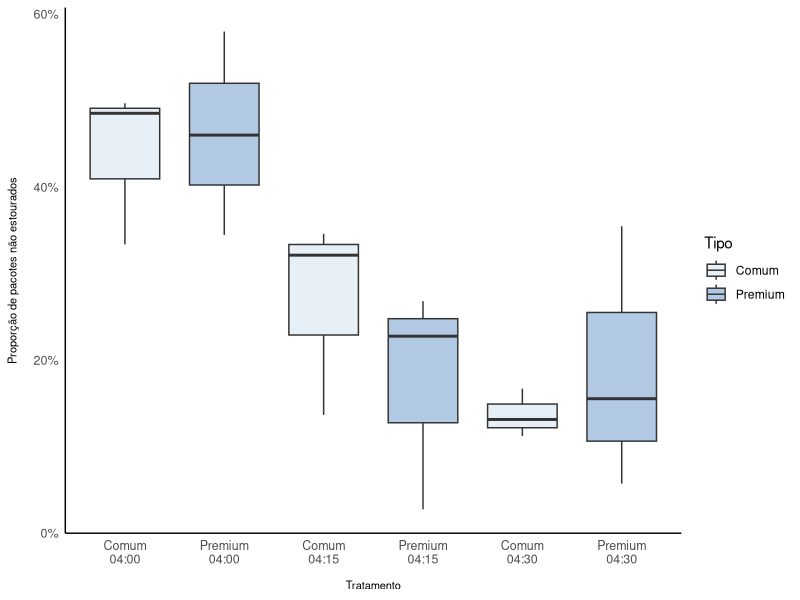
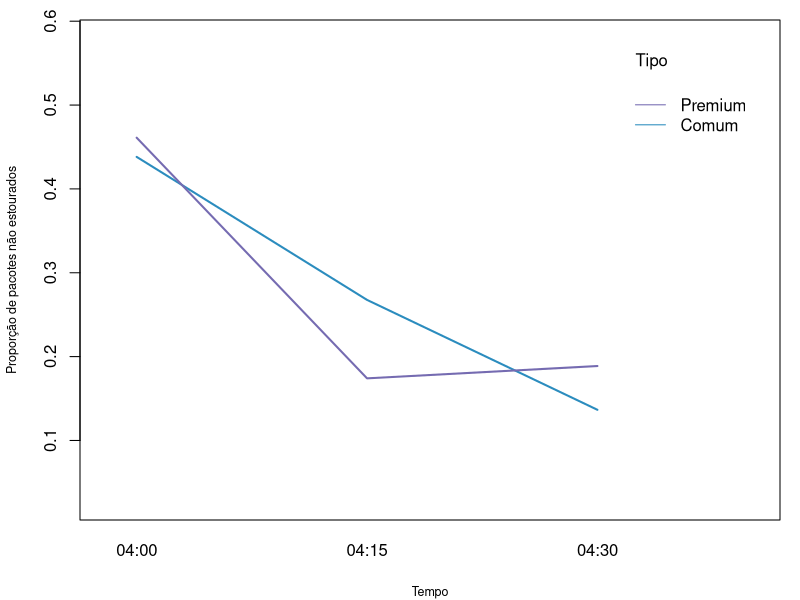
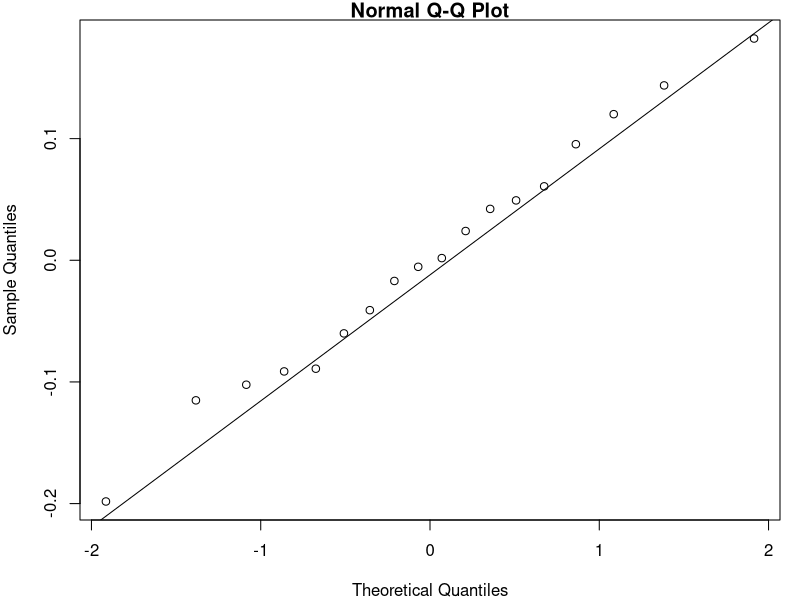
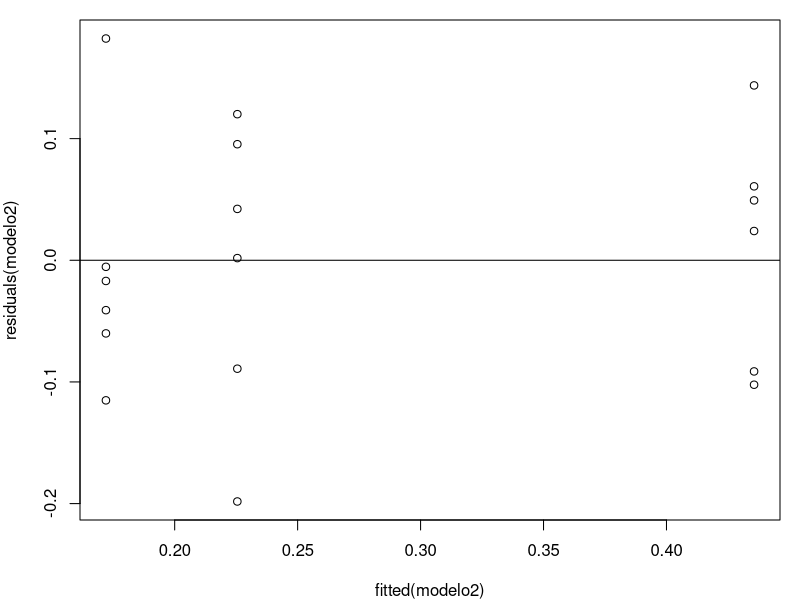

Source code (R) for these figures, in order:
## ---- chunk 1
#| message: false
#| warning: false
#| include: false

library(dplyr)
library(car)
library(MASS)
library(lme4)
library(knitr)
library(kableExtra)
library(ggplot2)
library(RColorBrewer)
library(lmerTest)

set.seed(21062026)

dados <- data.frame(
  Tempo = c(
    "04:00","04:00","04:00",
    "04:00","04:00","04:00",
    "04:15","04:15","04:15",
    "04:15","04:15","04:15",
    "04:30","04:30","04:30",
    "04:30","04:30","04:30"),
  Tipo = c(
    "Comum","Comum","Comum",
    "Premium","Premium","Premium",
    "Comum","Comum","Comum",
    "Premium","Premium","Premium",
    "Comum","Comum","Comum",
    "Premium","Premium","Premium"),
  Pacote = c(
    5,3,2,
    2,5,4,
    2,1,3,
    1,2,3,
    4,3,5,
    5,4,1),
  qtd_antes = c(
    132,139,132,
    126,122,124,
    136,132,134,
    132,127,147,
    144,145,134,
    123,127,129),
  qtd_nao_estourou = c(
    64,69,44,
    73,42,57,
    47,18,43,
    30,34,4,
    24,19,15,
    7,45,20)
)

# Transformando variáveis em fatores
dados$Tempo <- factor(dados$Tempo)
dados$Tipo <- factor(dados$Tipo)
dados$Pacote <- factor(dados$Pacote)

# Criando a variável resposta (proporção)
dados$prop_nao_estourou <- dados$qtd_nao_estourou / dados$qtd_antes
## ---- chunk 2
#| echo: false
#| message: false
#| warning: false
#| fig-cap: "Boxplot das combinações dos dois fatores (Tratamento)"
#| label: fig-boxplot
#| fig-height: 3
#| fig-width: 6
#| fig-pos: "H"
#| fig-align: "center" 


ggplot(
  dados,
  aes(
    x = interaction(Tipo, Tempo, sep = "\n"),
    y = prop_nao_estourou,
    fill = Tipo
  )
) +
  geom_boxplot(width = 0.7, alpha = 0.8) +
  scale_fill_brewer(palette = "BuPu") +
  scale_y_continuous(
    labels = scales::label_percent(accuracy = 1)
  ) +
  labs(
    x = "Tratamento",
    y = "Proporção de pacotes não estourados",
    fill = "Tipo"
  ) +
  theme_minimal() +
  theme(
    legend.position = "right",
    plot.title = element_text(hjust = 0.5, face = "bold"),
    axis.text.x = element_text(size = 9),
    axis.text.y = element_text(size = 9),
    axis.title.x = element_text(margin = margin(t = 10), size = 8),
    axis.title.y = element_text(margin = margin(r = 10), size = 8),
    panel.grid.major = element_blank(),
    panel.grid.minor = element_blank(),
    axis.line.x = element_line(color = "black"),
    axis.line.y = element_line(color = "black")
  )
## ---- chunk 3
#| echo: false
#| message: false
#| warning: false
#| fig-cap: "Gráfico de Interação"
#| label: fig-inter
#| fig-height: 3
#| fig-width: 6.6
#| fig-pos: "H"
#| fig-align: "center" 

par(mar = c(4, 4, 1, 1)) 

interaction.plot(
  x.factor = dados$Tempo,
  trace.factor = dados$Tipo,
  response = dados$prop_nao_estourou,
  
  col = c("#2B8CBE", "#756BB1"),
  lty = 1,
  lwd = 2,
  pch = 19,
  
  xlab = "Tempo",
  ylab = "Proporção de pacotes não estourados",
  trace.label = "Tipo",
  
  ylim = range(dados$prop_nao_estourou),
  
  main = "",
  cex.lab = 0.75
)
## ---- chunk 4
#| message: false
#| warning: false
#| include: false

modelo2 <- lmer(prop_nao_estourou~(1|Tipo)+(1|Tempo)+(1|Tipo:Tempo), data=dados, REML=TRUE)
summary(modelo2)
## ---- chunk 5
#| label: tbl-var
#| echo: false
#| message: false
#| warning: false
#| tbl-cap: "Componentes de variância do modelo - Efeitos Aleatórios"
#| tbl-pos: H

tabela_re <- data.frame(
  Grupo = c("Tipo:Tempo", "Tempo", "Tipo", "Residual"),
  Variancia = c(0.00000, 0.02114, 0.00000, 0.01127),
  Desvio_Padrao = c(0.0000, 0.1454, 0.0000, 0.1061)
)

names(tabela_re) <- c("Grupo", "Variância", "Desvio Padrão")

linha_extra <- data.frame(
  Grupo = "Estrutura do modelo: 18 observações | 6 grupos Tipo:Tempo | 3 níveis Tempo | 2 níveis Tipo",
  Variancia = "",
  Desvio_Padrao = ""
)

names(linha_extra) <- c("Grupo", "Variância", "Desvio Padrão")

tabela_final <- rbind(tabela_re, linha_extra)

kbl(
  tabela_final,
  booktabs = TRUE,
  align = c("c", "c", "c")
) %>%
  kable_styling(
    latex_options = c("hold_position", "striped"),
    full_width = FALSE,
    position = "center"
  ) %>%
  row_spec(
    nrow(tabela_final),
    bold = TRUE,
    extra_latex_after = "\\hline"
  ) %>%
  column_spec(1, width = "10cm")
## ---- chunk 6
#| label: tbl-teste
#| echo: false
#| message: false
#| warning: false
#| tbl-cap: Teste dos efeitos Aleatórios - Anova-Like
#| tbl-pos: H

rand(modelo2)

## ---- chunk 7
#| label: tbl-ics
#| echo: false
#| message: false
#| warning: false
#| tbl-cap: "Intervalos de confiança para as Componentes de Variância (95%)"
#| tbl-pos: H

vc <- as.data.frame(VarCorr(modelo2))

boot_fun <- function(fit) {
  vc <- as.data.frame(VarCorr(fit))
  return(vc$vcov)
}

boot_res <- bootMer(
  modelo2,
  FUN = boot_fun,
  nsim = 1000,
  type = "parametric"
)

IC <- apply(boot_res$t, 2, quantile, probs = c(0.025, 0.975))

tabela_ic <- data.frame(
  Componente = c("Tipo", "Tempo", "Tipo:Tempo", "Residual"),
  Variancia_REML = c(0, 0.02113972, 0, 0.01126635),
  Inf. = c(0, 0, 0, 0.004002129),
  Sup. = c(0.006820386, 0.07517679, 0.004685372, 0.019403556)
)

kable(tabela_ic,
      format = "latex",
      booktabs = TRUE,
      digits = 6) %>%
  kable_styling(latex_options = c("hold_position", "striped"))
## ---- chunk 8
#| label: tbl-iccic
#| echo: false
#| message: false
#| warning: false
#| tbl-cap: "Coeficiente de correlação intraclasse (ICC) e intervalos de confiança bootstrap (95%)"
#| tbl-pos: H

vc <- as.data.frame(VarCorr(modelo2))

vars <- vc$vcov
names(vars) <- vc$grp

var_total <- sum(vars)

ICC <- vars / var_total

prop_boot <- boot_res$t / rowSums(boot_res$t)

ICC_CI <- apply(prop_boot, 2, quantile, probs = c(0.025, 0.975))

tabela_icc <- data.frame(
  Componente = c("Tipo", "Tempo", "Tipo:Tempo", "Residual"),
  ICC = c(0.0000000, 0.6523382, 0.0000000, 0.3476618),
  IC_2.5 = c(0.0000000, 0.0000000, 0.0000000, 0.08183746),
  IC_97.5 = c(0.2841596, 0.9004562, 0.1851642, 1.00000000)
)

kable(tabela_icc,
      format = "latex",
      booktabs = TRUE,
      digits = 4) %>%
  kable_styling(latex_options = c("hold_position", "striped"))

## ---- chunk 9
#| echo: false
#| message: false
#| warning: false
#| fig-cap: QQ Plot dos resíduos do modelo
#| fig-width: 5
#| fig-height: 3
#| fig-pos: "H"
#| label: fig-qqplot

par(mar = c(4, 4, 1, 1)) 

qqnorm(resid(modelo2))
qqline(resid(modelo2))
## ---- chunk 10
#| message: false
#| warning: false
#| include: false

shapiro.test(residuals(modelo2))
## ---- chunk 11
#| echo: false
#| message: false
#| warning: false
#| fig-cap: Resíduos X valores Ajustados
#| fig-width: 5
#| fig-height: 3.25
#| fig-pos: "H"
#| label: fig-res

par(mar = c(4, 4, 1, 1)) 
plot(fitted(modelo2), residuals(modelo2))
abline(h=0)
## ---- chunk 12
#| label: tbl-casu
#| echo: false
#| message: false
#| warning: false
#| tbl-cap: Ordem da Casualização
#| tbl-pos: H

dados_tab <- data.frame(
  Tempo = c("04:15","04:00","04:15","04:15","04:15","04:30",
            "04:30","04:30","04:00","04:00","04:15","04:30",
            "04:00","04:30","04:30","04:00","04:15","04:00"),
  
  Pacote = c("Comum_2","Comum_5","Comum_1","Premium_1","Comum_3","Comum_4",
             "Premium_5","Premium_4","Premium_2","Comum_3","Premium_2","Comum_3",
             "Premium_5","Comum_5","Premium_1","Comum_2","Premium_3","Premium_4")
)

kable(dados_tab,
      format = "latex",
      booktabs = TRUE,
      align = "c") %>%
  kable_styling(latex_options = c("hold_position", "striped"))
## ---- chunk 13
#| label: tbl-coleta
#| echo: false
#| message: false
#| warning: false
#| tbl-cap: Dados coletados
#| tbl-pos: H

dados %>% 
  mutate(
    `Proporção` = sprintf("%.2f%%", 100 * prop_nao_estourou)
  ) %>% 
  dplyr::select(
    Tempo,
    Tipo,
    Pacote,
    `Antes` = qtd_antes,
    `Não estourou` = qtd_nao_estourou,
    Proporção
  ) %>% 
  kbl(
    booktabs = TRUE,
    align = c("c", "c", "c", "r", "r", "r")
  ) %>% 
  kable_styling(
    latex_options = c("HOLD_position", "striped"),
    full_width = FALSE,
    position = "center"
  )
## ---- chunk 14
#| label: tbl-descritivas
#| echo: false
#| message: false
#| warning: false
#| tbl-cap: "Estatísticas Descritivas - Proporção de não estourados"
#| tbl-pos: H

estatisticas <- dados %>%
    group_by(Tipo,Tempo) %>%
    summarise( n=n(),
        media=mean(prop_nao_estourou),
        desvio=sd(prop_nao_estourou),
        cv=100*sd(prop_nao_estourou)/mean(prop_nao_estourou),
        min=min(prop_nao_estourou),
        max=max(prop_nao_estourou)
)

estatisticas %>%
  mutate(
    Média   = sprintf("%.2f%%", 100 * media),
    Desvio  = sprintf("%.4f", desvio),
    CV      = sprintf("%.2f%%", cv),
    Mínimo  = sprintf("%.2f%%", 100 * min),
    Máximo  = sprintf("%.2f%%", 100 * max)
  ) %>%
  dplyr::select(
    Tipo,
    Tempo,
    `n` = n,
    Média,
    Desvio,
    CV,
    Mínimo,
    Máximo
  ) %>%
  kbl(
    booktabs = TRUE,
    align = c("c", "c", "c", "r", "r", "r", "r", "r")
  ) %>%
  kable_styling(
    latex_options = c("HOLD_position", "striped"),
    full_width = FALSE,
    position = "center"
  )
